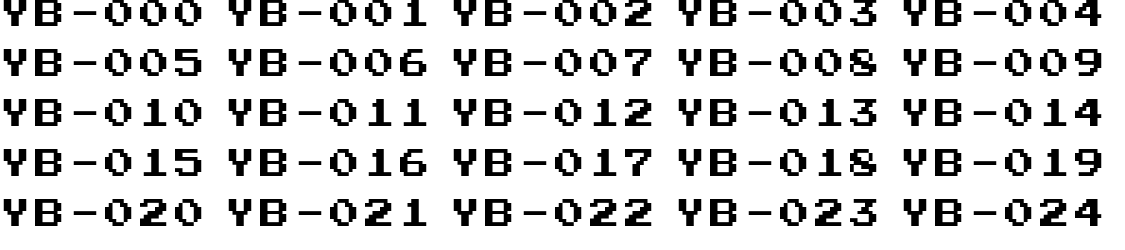
#> input picture NF_Input.png, 1125 x 250 px
$ python QProcess.py
#> lines starting #> are read from the running program, lines starting #| are printed output that depends on the picture; after the words box and inside, x2 and y2 are one past the last pixel; in counts of white or black regions, pixels touching at a corner belong together; long printed decimals are rounded
import cv2
import numpy as np
from skimage.metrics import structural_similarity as ssim
from scipy.spatial.distance import directed_hausdorff


def preprocess_image(image_path):
    """
    Preprocess the image by converting it to grayscale and applying adaptive thresholding.
    """
    image = cv2.imread(image_path, cv2.IMREAD_GRAYSCALE)
    thresholded = cv2.adaptiveThreshold(
        image, 255, cv2.ADAPTIVE_THRESH_GAUSSIAN_C, cv2.THRESH_BINARY, 11, 2
    )
    return thresholded


def align_images(reference, target):
    """
    Align the target image to the reference image using ORB feature matching and homography.
    """
    orb = cv2.ORB_create()
    kp_ref, des_ref = orb.detectAndCompute(reference, None)
    kp_tar, des_tar = orb.detectAndCompute(target, None)

    bf = cv2.BFMatcher(cv2.NORM_HAMMING, crossCheck=True)
    matches = bf.match(des_ref, des_tar)

    src_pts = np.float32([kp_ref[m.queryIdx].pt for m in matches]).reshape(-1, 1, 2)
    dst_pts = np.float32([kp_tar[m.trainIdx].pt for m in matches]).reshape(-1, 1, 2)

    M, _ = cv2.findHomography(dst_pts, src_pts, cv2.RANSAC, 5.0)

    aligned_target = cv2.warpPerspective(
        target, M, (reference.shape[1], reference.shape[0])
    )
    return aligned_target


def extract_contours(image):
    """
    Extract contours from the binary image.
    """
    contours, _ = cv2.findContours(image, cv2.RETR_EXTERNAL, cv2.CHAIN_APPROX_SIMPLE)
    return contours


def compare_contours(contours_ref, contours_tar):
    """
    Compare the reference and target contours using the Hausdorff distance.
    """
    similarity_scores = []
    for contour_ref, contour_tar in zip(contours_ref, contours_tar):
        contour_ref_2d = contour_ref.reshape(-1, 2)
        contour_tar_2d = contour_tar.reshape(-1, 2)
        score = max(
            directed_hausdorff(contour_ref_2d, contour_tar_2d)[0],
            directed_hausdorff(contour_tar_2d, contour_ref_2d)[0],
        )
        similarity_scores.append(score)
    return similarity_scores


def compute_quality_score(similarity_scores, defect_count, quality_weight=0.8):
    """
    Compute the quality score by combining the similarity scores and defect count.
    """
    max_hausdorff_distance = max(similarity_scores)

    if max_hausdorff_distance == 0:
        normalized_scores = [1 for score in similarity_scores]
    else:
        normalized_scores = [
            1 - (score / max_hausdorff_distance) for score in similarity_scores
        ]

    similarity_score = np.mean(normalized_scores)
    defect_score = 1 - (defect_count / len(similarity_scores))
    quality_score = (
        quality_weight * similarity_score + (1 - quality_weight) * defect_score
    )
    return quality_score


def main():
    # Load and preprocess images
    ref_image_path = "NF_Input.png"
    tar_image_path = "NF_Output.png"
    ref_image = preprocess_image(ref_image_path)
#> in preprocess_image, image is the input picture: shape (250, 1125); min 0, max 255, mean 211.4
#> in preprocess_image, `thresholded = cv2.adaptiveThreshold( image, 255, cv2.ADAPTIVE_THRESH_G..`:
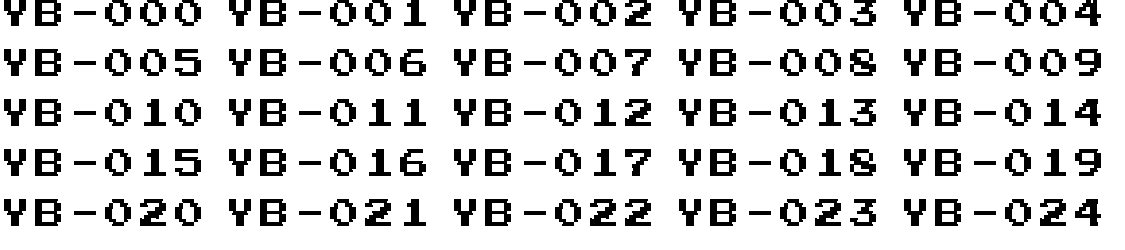
#> thresholded: shape (250, 1125); 83.1% white; 150 black regions, largest, box (x1, y1, x2, y2) and area: (35, 49, 61, 76) 470, (260, 49, 286, 76) 470, (485, 49, 511, 76) 470
    tar_image = preprocess_image(tar_image_path)
#> call 2 of preprocess_image, with image_path = 'NF_Output.png'
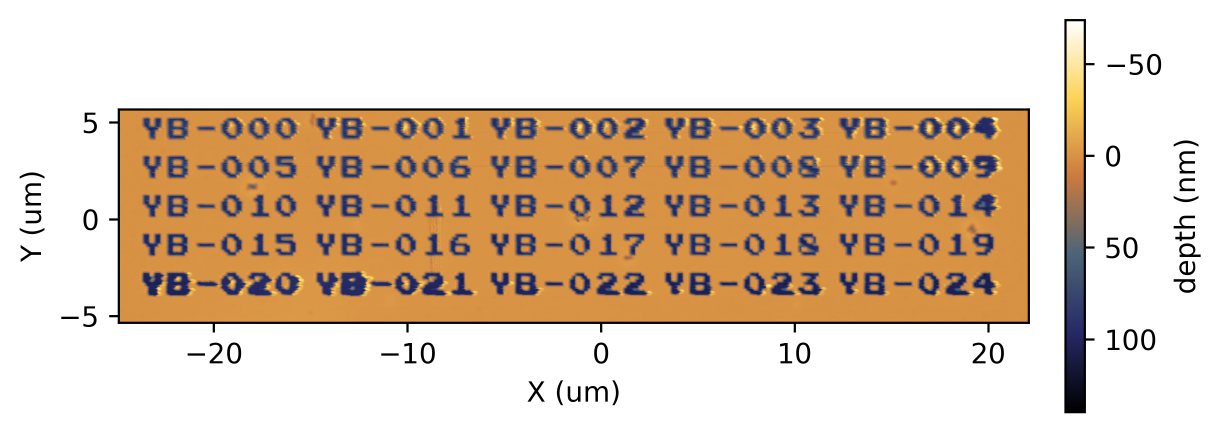
#> input picture NF_Output.png, 3663 x 1296 px (shown at 1/3 size)
#> in preprocess_image (call 2), `image = cv2.imread(image_path, cv2.IMREAD_GRAYSCALE)`:
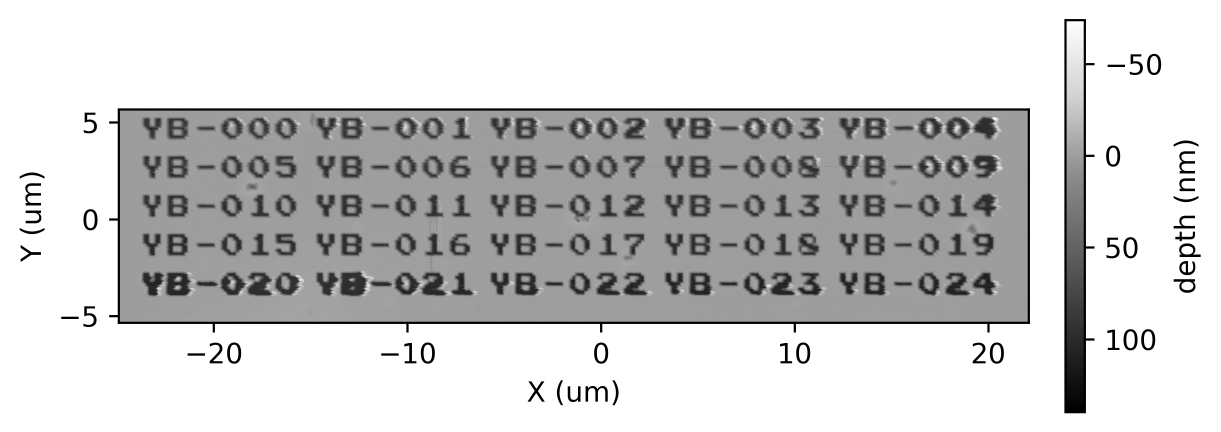
#> image: shape (1296, 3663) (shown at 1/3 size); min 0, max 255, mean 206.1
#> in preprocess_image (call 2), `thresholded = cv2.adaptiveThreshold( image, 255, cv2.ADAPTIVE_THRESH_G..`:
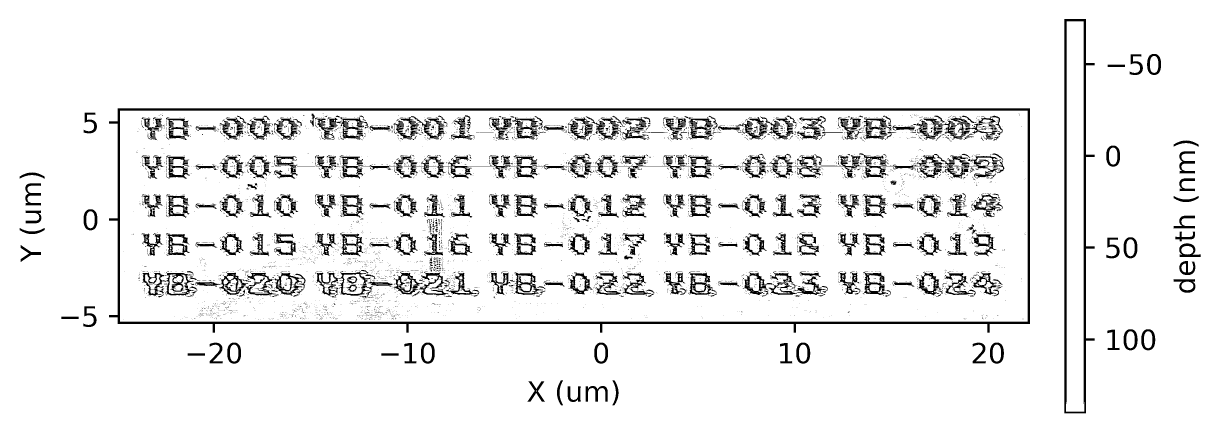
#> thresholded: shape (1296, 3663) (shown at 1/3 size); 92.8% white; 5645 black regions (5067 under 20 px)

    # Align the target image to the reference image
    aligned_tar_image = align_images(ref_image, tar_image)
#> in align_images, `kp_ref, des_ref = orb.detectAndCompute(reference, None)`: kp_ref = 391 keypoints; strongest (x, y, size): (727, 158, 37.2), (851, 65, 37.2), (851, 164, 37.2), (727, 209, 37.2)
#> in align_images, `kp_tar, des_tar = orb.detectAndCompute(target, None)`: kp_tar = 500 keypoints; strongest (x, y, size): (1912, 613, 31), (1274, 642, 31), (1807, 598, 31), (1073, 740, 31)
#> in align_images, `matches = bf.match(des_ref, des_tar)`: matches = 78 matches
#> in align_images, `src_pts = np.float32([kp_ref[m.queryIdx].pt for m in matches]).reshape..`: src_pts = 78 rows, first 8: [558, 205.2], [192, 69.6], [493.2, 58.8], [1083.6, 54], [727.2, 69.6], [727.2, 208.8], [850.8, 64.8], [508.8, 211.2]
#> in align_images, `dst_pts = np.float32([kp_tar[m.trainIdx].pt for m in matches]).reshape..`: dst_pts = 78 rows, first 8: [77.76, 634.2], [261.3, 926.9], [2564, 478], [2350, 710], [3248.6, 64.8], [1310.4, 408], [2601.6, 849.6], [116.5, 633]
#> in align_images, `M, _ = cv2.findHomography(dst_pts, src_pts, cv2.RANSAC, 5.0)`: M = [[0.0776, -0.398, 338.3], [0.0866, -0.246, 151.6], [0.000576, -0.00162, 1]]
#> in align_images, `aligned_target = cv2.warpPerspective( target, M, (reference.shape[1], ..`:
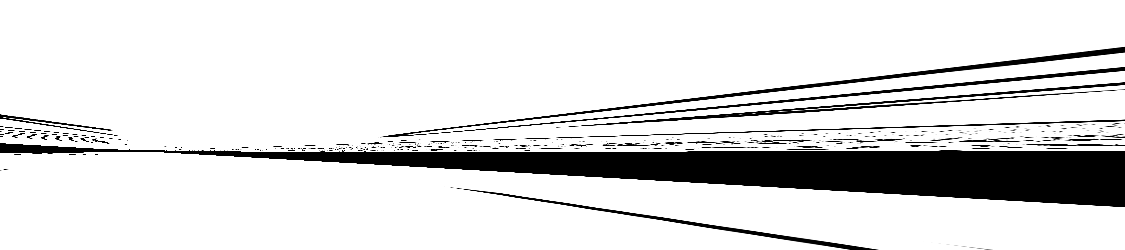
#> aligned_target: shape (250, 1125); min 0, max 255, mean 219.8

    # Extract contours from the reference and target images
    contours_ref = extract_contours(ref_image)
#> in extract_contours, `contours, _ = cv2.findContours(image, cv2.RETR_EXTERNAL, cv2.CHAIN_APP..`: contours = 18 contours, 1 with area under 20; largest, box (x1, y1, x2, y2) and area: (0, 0, 1125, 250) 270789, (942, 14, 954, 22) 77, (717, 14, 729, 22) 77, (492, 14, 504, 22) 77, (267, 14, 279, 22) 77
#> contours_ref has the same summary as contours in extract_contours
    contours_tar = extract_contours(aligned_tar_image)
#> in extract_contours (call 2), `contours, _ = cv2.findContours(image, cv2.RETR_EXTERNAL, cv2.CHAIN_APP..`: contours = 7 contours, 5 with area under 20; largest, box (x1, y1, x2, y2) and area: (0, 0, 1125, 152) 160431, (0, 152, 1125, 250) 80854
#> contours_tar has the same summary as contours in extract_contours

    # Compare contours and calculate similarity scores
    similarity_scores = compare_contours(contours_ref, contours_tar)
#> the loop in compare_contours, `for contour_ref, contour_tar in zip(contours_ref, contours_tar):` made 7 passes
#> (contour_ref_2d, contour_tar_2d, score) on passes 2 to 5: ([[717, 14], [717, 21], [728, 21], [728, 14]], [[725, 115], [728, 115]], 101.3), ([[492, 14], [492, 21], [503, 21], [503, 14]], [[738, 114], [742, 114]], 265.5), ([[267, 14], [267, 21], [278, 21], [278, 14]], [[751, 113], [755, 113]], 494), ([[42, 14], [42, 21], [53, 21], [53, 14]], [[764, 112], [771, 112]], 728.6)
#> (contour_ref_2d, score) on passes 1, 7: ([[942, 14], [942, 21], [953, 21], [953, 14]], 969.2), ([[942, 3], [942, 10], [953, 10], [953, 3]], 951.2)
#> after the loop in compare_contours, `for contour_ref, contour_tar in zip(contours_ref, contours_tar):`: similarity_scores = [969.2, 101.3, 265.5, 494, 728.6, 320.4, 951.2]
#> similarity_scores = [969.2, 101.3, 265.5, 494, 728.6, 320.4, 951.2]

    # Calculate defect count
    defect_count = abs(len(contours_ref) - len(contours_tar))
#> defect_count = 11

    # Compute the quality score
    quality_score = compute_quality_score(similarity_scores, defect_count)
#> in compute_quality_score, `max_hausdorff_distance = max(similarity_scores)`: max_hausdorff_distance = 969.2
#> in compute_quality_score, `normalized_scores = [ 1 - (score / max_hausdorff_distance) for score i..`: normalized_scores = [0, 0.895, 0.726, 0.49, 0.248, 0.669, 0.0186]
#> in compute_quality_score, `similarity_score = np.mean(normalized_scores)`: similarity_score = 0.435
#> in compute_quality_score, `defect_score = 1 - (defect_count / len(similarity_scores))`: defect_score = -0.571
#> in compute_quality_score, `quality_score = ( quality_weight * similarity_score + (1 - quality_wei..`: quality_score = 0.234
#> quality_score = 0.234

    # Print the results
    print(f"Quality Score: {quality_score}")
#| Quality Score: 0.2341
    print(f"Defect Count: {defect_count}")
#| Defect Count: 11


if __name__ == "__main__":
    main()
